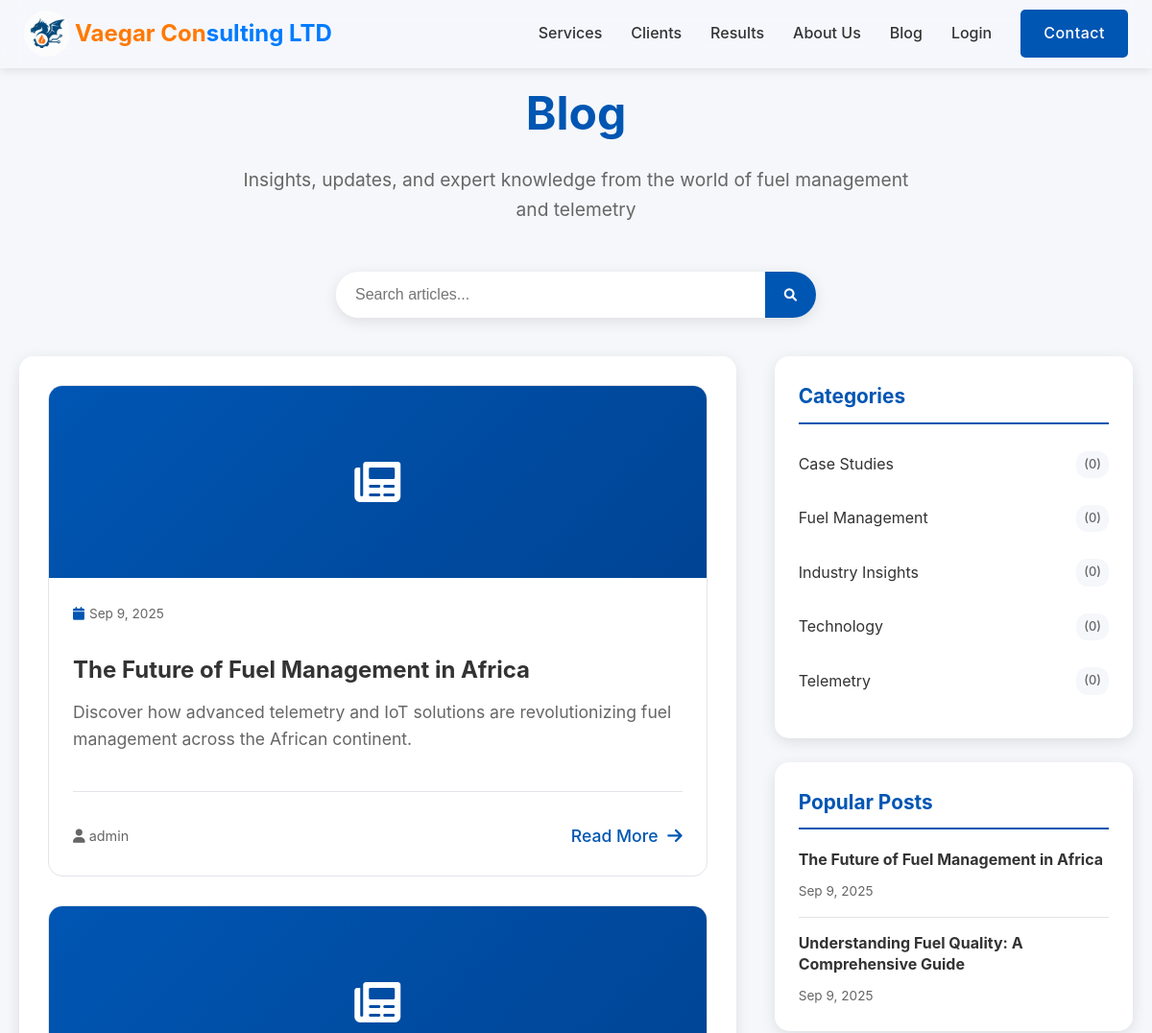
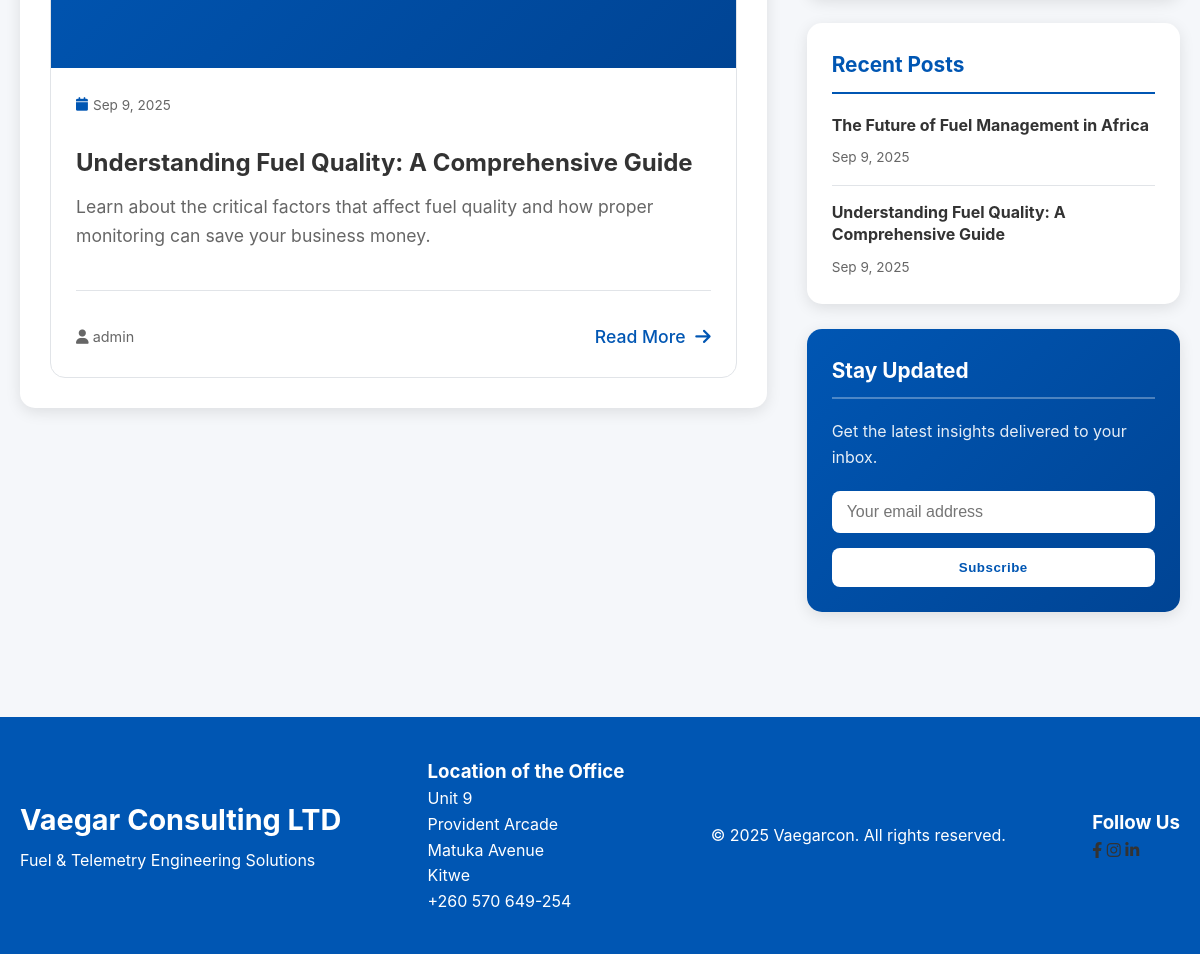
Page /blog on the committed database (2 pictures, top to bottom).
### tables this page shows
CREATE TABLE IF NOT EXISTS blog_posts (
    id INT AUTO_INCREMENT PRIMARY KEY,
    title VARCHAR(255) NOT NULL,
    slug VARCHAR(255) NOT NULL UNIQUE,
    excerpt TEXT,
    content LONGTEXT NOT NULL,
    featured_image VARCHAR(255),
    author_id INT,
    status ENUM('draft', 'published', 'archived') DEFAULT 'draft',
    published_at DATETIME,
    created_at DATETIME NOT NULL,
    updated_at DATETIME NOT NULL,
    meta_title VARCHAR(255),
    meta_description TEXT,
    tags VARCHAR(500),
    view_count INT DEFAULT 0,
    FOREIGN KEY (author_id) REFERENCES users(id) ON DELETE SET NULL
);

CREATE TABLE IF NOT EXISTS users (
    id INT AUTO_INCREMENT PRIMARY KEY,
    username VARCHAR(50) NOT NULL UNIQUE,
    password VARCHAR(255) NOT NULL,
    email VARCHAR(100) NOT NULL UNIQUE,
    role ENUM('admin', 'user') DEFAULT 'user',
    created_at DATETIME NOT NULL,
    last_login DATETIME,
    status ENUM('active', 'inactive') DEFAULT 'active'
);

CREATE TABLE IF NOT EXISTS blog_categories (
    id INT AUTO_INCREMENT PRIMARY KEY,
    name VARCHAR(100) NOT NULL,
    slug VARCHAR(100) NOT NULL UNIQUE,
    description TEXT,
    parent_id INT NULL,
    created_at DATETIME NOT NULL,
    FOREIGN KEY (parent_id) REFERENCES blog_categories(id) ON DELETE SET NULL
);

### controllers/BlogController.php (called while the page is built, shortened)
<?php
require_once CONTROLLERS_PATH . '/BaseController.php';
class BlogController extends BaseController {
    private $blogModel;
    public function __construct() {
        $this->blogModel = $this->loadModel('BlogModel');
    }
    public function index() {
        $page = isset($_GET['page']) ? (int)$_GET['page'] : 1;
        $page = max(1, $page);
        $posts = $this->blogModel->getPublishedPosts($page, 6);
        $categories = $this->blogModel->getAllCategories();
        $popularPosts = $this->blogModel->getPopularPosts(5);
        $recentPosts = $this->blogModel->getRecentPosts(5);
        $this->render('blog/index');
    }
}
?>

### includes/router.php (called while the page is built, shortened)
<?php
class Router {
    private $action;
    private $params = [];
    private function parseUrl() {
        $path = '';
        if (!empty($_SERVER['PATH_INFO'])) {
            $path = $_SERVER['PATH_INFO'];
        } elseif (!empty($_SERVER['ORIG_PATH_INFO']) && $_SERVER['ORIG_PATH_INFO'] !== '/index.php') {
            $path = $_SERVER['ORIG_PATH_INFO'];
        }
        $path = ltrim($path, '/');
        $parts = explode('/', $path);
        $this->action = isset($parts[1]) && !empty($parts[1]) ? $parts[1] : DEFAULT_ACTION;
        $this->params = array_slice($parts, 2);
    }
    public function route() {
        $controller = new $controllerName();
        call_user_func_array([$controller, $this->action], $this->params);
    }
}
?>

### index.php (called while the page is built, shortened)
<?php
require_once 'includes/db.php';
require_once 'includes/router.php';
$router = new Router();
$router->route();
?>

### models/BlogModel.php (called while the page is built, shortened)
<?php
class BlogModel {
    private $db;
    public function __construct($db) {
        $this->db = $db;
    }
    public function getPublishedPosts($page = 1, $limit = 6, $category = null) {
        $offset = ($page - 1) * $limit;
        $sql = "SELECT p.*, u.username as author_name,
                       GROUP_CONCAT(c.name) as categories
                FROM blog_posts p
                LEFT JOIN users u ON p.author_id = u.id
                LEFT JOIN blog_post_categories pc ON p.id = pc.post_id
                LEFT JOIN blog_categories c ON pc.category_id = c.id
                WHERE p.status = 'published'";
        $sql .= " GROUP BY p.id ORDER BY p.published_at DESC LIMIT ? OFFSET ?";
        $stmt = $this->db->prepare($sql);
        if ($category) {
            $stmt->bind_param("sii", $category, $limit, $offset);
        } else {
            $stmt->bind_param("ii", $limit, $offset);
        }
        $stmt->execute();
        $result = $stmt->get_result();
        $posts = [];
        while ($row = $result->fetch_assoc()) {
            $posts[] = $row;
        }
        return $posts;
    }
    public function getAllCategories() {
        $sql = "SELECT c.*, COUNT(pc.post_id) as post_count
                FROM blog_categories c
                LEFT JOIN blog_post_categories pc ON c.id = pc.category_id
                LEFT JOIN blog_posts p ON pc.post_id = p.id AND p.status = 'published'
                GROUP BY c.id
                ORDER BY c.name ASC";
        $result = $this->db->query($sql);
        $categories = [];
        while ($row = $result->fetch_assoc()) {
            $categories[] = $row;
        }
        return $categories;
    }
    public function getPopularPosts($limit = 5) {
        $sql = "SELECT p.*, u.username as author_name
                FROM blog_posts p
                LEFT JOIN users u ON p.author_id = u.id
                WHERE p.status = 'published'
                ORDER BY p.view_count DESC, p.published_at DESC
                LIMIT ?";
        $stmt = $this->db->prepare($sql);
        $stmt->bind_param("i", $limit);
        $stmt->execute();
        $result = $stmt->get_result();
        $posts = [];
        while ($row = $result->fetch_assoc()) {
            $posts[] = $row;
        }
        return $posts;
    }
    public function getRecentPosts($limit = 5) {
        $sql = "SELECT p.*, u.username as author_name
                FROM blog_posts p
                LEFT JOIN users u ON p.author_id = u.id
                WHERE p.status = 'published'
                ORDER BY p.published_at DESC
                LIMIT ?";
        $stmt = $this->db->prepare($sql);
        $stmt->bind_param("i", $limit);
        $stmt->execute();
        $result = $stmt->get_result();
        $posts = [];
        while ($row = $result->fetch_assoc()) {
            $posts[] = $row;
        }
        return $posts;
    }
}
?>

### includes/db.php (called while the page is built, shortened)
<?php
class Database {
    private static $instance = null;
    private $connection;
    private function __construct() {
        $this->connection = new mysqli(DB_HOST, DB_USER, DB_PASS, DB_NAME);
        $this->connection->set_charset("utf8");
    }
    public static function getInstance() {
        if (self::$instance === null) {
            self::$instance = new self();
        }
        return self::$instance;
    }
    public function getConnection() {
        return $this->connection;
    }
}
?>

### views/blog/index.php (the view, shortened to what this page needs)
<?php include VIEWS_PATH . '/layouts/header.php'; ?>
<div class="blog-container">
    <div class="container">
        <div class="blog-header">
            <h1>Blog</h1>
            <p>Insights, updates, and expert knowledge from the world of fuel management and telemetry</p>
        </div>
        <div class="blog-search">
            <form action="/blog/search" method="GET" class="search-form">
                <div class="search-input-group">
                    <input type="text" name="q" placeholder="Search articles..." value="<?php echo isset($searchQuery) ? htmlspecialchars($searchQuery) : ''; ?>" required>
                    <button type="submit" class="search-btn">
                        <i class="fas fa-search"></i>
                    </button>
                </div>
            </form>
        </div>
        <div class="blog-content">
            <div class="blog-main">
                <?php if (empty($posts)): ?>
                    <div class="no-posts">
                        <h3>No posts found</h3>
                        <p>We couldn't find any blog posts matching your criteria.</p>
                    </div>
                <?php else: ?>
                    <div class="blog-posts-grid">
                        <?php foreach ($posts as $post): ?>
                            <article class="blog-post-card">
                                <div class="post-image">
                                    <?php if ($post['featured_image']): ?>
                                        <img src="<?php echo htmlspecialchars($post['featured_image']); ?>" alt="<?php echo htmlspecialchars($post['title']); ?>">
                                    <?php else: ?>
                                        <div class="post-placeholder">
                                            <i class="fas fa-newspaper"></i>
                                        </div>
                                    <?php endif; ?>
                                </div>
                                <div class="post-content">
                                    <div class="post-meta">
                                        <span class="post-date">
                                            <i class="fas fa-calendar"></i>
                                            <?php echo date('M j, Y', strtotime($post['published_at'])); ?>
                                        </span>
                                    </div>
                                    <h2 class="post-title">
                                        <a href="/blog/post/<?php echo htmlspecialchars($post['slug']); ?>">
                                            <?php echo htmlspecialchars($post['title']); ?>
                                        </a>
                                    </h2>
                                    <p class="post-excerpt">
                                        <?php echo htmlspecialchars($post['excerpt']); ?>
                                    </p>
                                    <div class="post-footer">
                                        <span class="post-author">
                                            <i class="fas fa-user"></i>
                                            <?php echo htmlspecialchars($post['author_name']); ?>
                                        </span>
                                        <a href="/blog/post/<?php echo htmlspecialchars($post['slug']); ?>" class="read-more">
                                            Read More <i class="fas fa-arrow-right"></i>
                                        </a>
                                    </div>
                                </div>
                            </article>
                        <?php endforeach; ?>
                    </div>
                <?php endif; ?>
            </div>
            <aside class="blog-sidebar">
                <div class="sidebar-widget">
                    <h3>Categories</h3>
                    <ul class="category-list">
                        <?php foreach ($categories as $category): ?>
                            <li>
                                <a href="/blog/category/<?php echo htmlspecialchars($category['slug']); ?>">
                                    <?php echo htmlspecialchars($category['name']); ?>
                                    <span class="post-count">(<?php echo $category['post_count']; ?>)</span>
                                </a>
                            </li>
                        <?php endforeach; ?>
                    </ul>
                </div>
                <?php if (!empty($popularPosts)): ?>
                    <div class="sidebar-widget">
                        <h3>Popular Posts</h3>
                        <div class="popular-posts">
                            <?php foreach ($popularPosts as $post): ?>
                                <div class="popular-post">
                                    <h4>
                                        <a href="/blog/post/<?php echo htmlspecialchars($post['slug']); ?>">
                                            <?php echo htmlspecialchars($post['title']); ?>
                                        </a>
                                    </h4>
                                    <span class="post-date">
                                        <?php echo date('M j, Y', strtotime($post['published_at'])); ?>
                                    </span>
                                </div>
                            <?php endforeach; ?>
                        </div>
                    </div>
                <?php endif; ?>
                <?php if (!empty($recentPosts)): ?>
                    <div class="sidebar-widget">
                        <h3>Recent Posts</h3>
                        <div class="recent-posts">
                            <?php foreach ($recentPosts as $post): ?>
                                <div class="recent-post">
                                    <h4>
                                        <a href="/blog/post/<?php echo htmlspecialchars($post['slug']); ?>">
                                            <?php echo htmlspecialchars($post['title']); ?>
                                        </a>
                                    </h4>
                                    <span class="post-date">
                                        <?php echo date('M j, Y', strtotime($post['published_at'])); ?>
                                    </span>
                                </div>
                            <?php endforeach; ?>
                        </div>
                    </div>
                <?php endif; ?>
                <div class="sidebar-widget newsletter-widget">
                    <h3>Stay Updated</h3>
                    <p>Get the latest insights delivered to your inbox.</p>
                    <form class="newsletter-form">
                        <input type="email" placeholder="Your email address" required>
                        <button type="submit" class="btn-primary">Subscribe</button>
                    </form>
                </div>
            </aside>
        </div>
    </div>
</div>
<?php include VIEWS_PATH . '/layouts/footer.php'; ?>

### rows in the picture
blog_posts: published_at "Sep 9, 2025", title "The Future of Fuel Management in Africa", excerpt "Discover how advanced telemetry and IoT solutions are revolutionizing fuel management across the African continent.", author.username "admin"
blog_posts: published_at "Sep 9, 2025", title "Understanding Fuel Quality: A Comprehensive Guide", excerpt "Learn about the critical factors that affect fuel quality and how proper monitoring can save your business money.", author.username "admin"
blog_categories: name "Case Studies", post_count "0"
blog_categories: name "Fuel Management", post_count "0"
blog_categories: name "Industry Insights", post_count "0"
blog_categories: name "Technology", post_count "0"
blog_categories: name "Telemetry", post_count "0"
